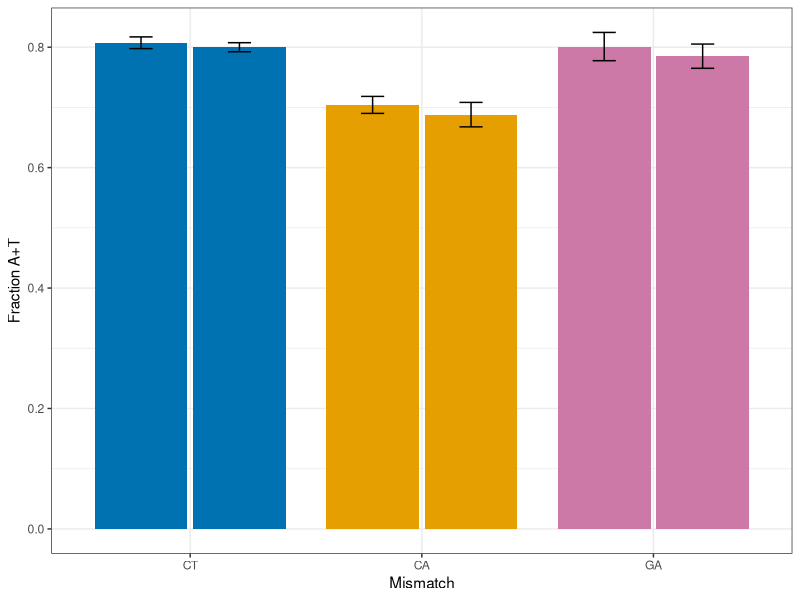

R code for this plot:
library(ggplot2)
dat = read.table("moar_results.txt")
# Aggregate the data.

dattest = subset(dat, V6 == "test")

# Mean-aggregate scores per barcode.
test = aggregate(dattest$V2 == "AT", FUN=mean,
   by=list(brcd=dattest$V1, MM=dattest$V3,
           rep=as.factor(dattest$V7), GC=dattest$V9))

testagg = aggregate(test$x, FUN=mean, na.rm=TRUE,
         by=list(MM=test$MM, rep=test$rep))

testsd = aggregate(test$x, FUN=function(x)
                   sd(x,na.rm=TRUE)/sqrt(length(x)),
         by=list(MM=test$MM, rep=test$rep))


limits = aes(
   ymax = testagg$x + 1.96*testsd$x,
   ymin = testagg$x - 1.96*testsd$x
)


COL = c("#E69F00", "#0072B2", "#CC79A7", "#009E73")

pdf("tmp.pdf", height=5, width=8, useDingbats=FALSE)
ggplot(testagg, aes(fill=MM, y=x, x=MM, group=rep)) +
   geom_bar(width=.8, position=position_dodge(.85), stat="identity") +
   scale_x_discrete(limits = c("CT", "CA", "GA")) +
   scale_fill_manual(values=COL) +
   geom_errorbar(limits, position=position_dodge(.85), width=0.2) +
   labs(x="Mismatch", y="Fraction A+T") +
   theme_bw() +
   theme(legend.position="none")
dev.off()
